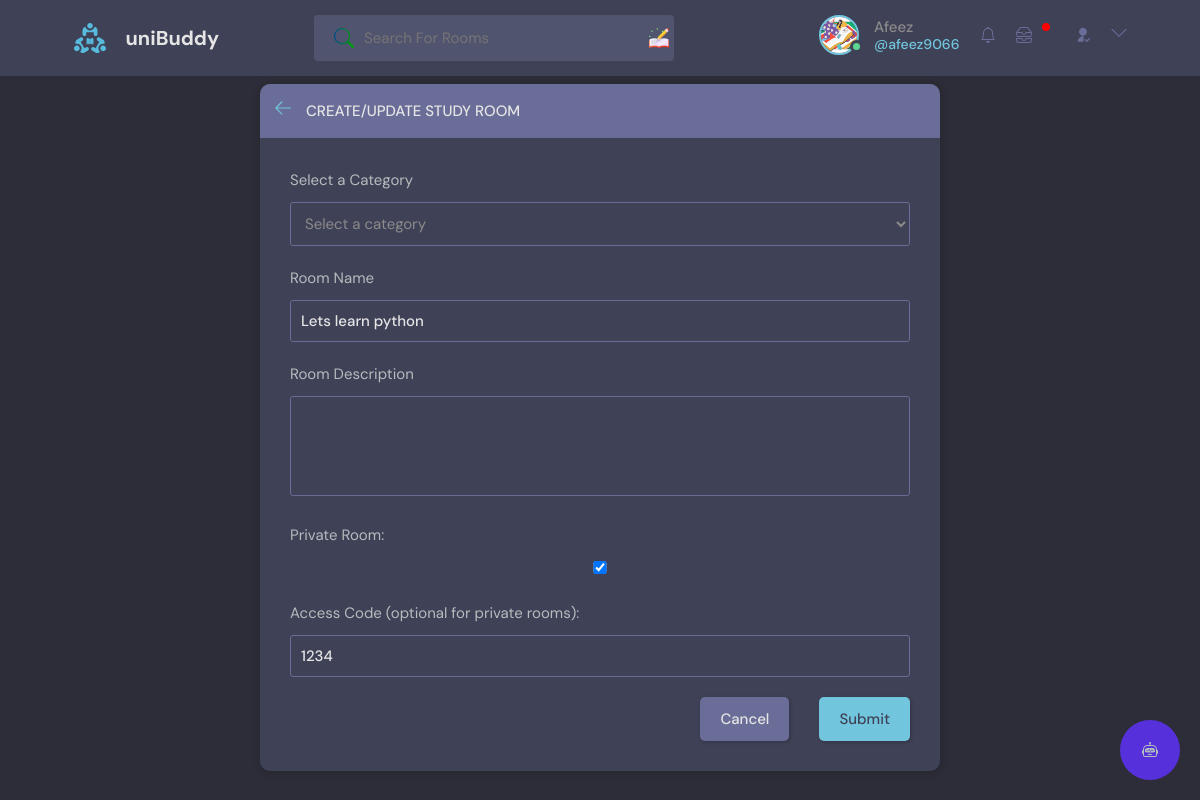
The app's page /update-room/1/ (signed in) with its own data.
### base/models.py (models this page shows, shortened)
class User(AbstractUser):
    name = models.CharField(max_length=200, null=True)
    email = models.EmailField(unique=True, null=True)
    bio = models.TextField(null=True)
    avatar = models.ImageField(null=True, default="avatar.svg")
    followers = models.ManyToManyField('self', related_name='following', blank=True, symmetrical=False)
    follower_count = models.IntegerField(default=0)
    last_checked = models.DateTimeField(auto_now_add=True)
    USERNAME_FIELD = 'email'
    REQUIRED_FIELDS = []

class Room(models.Model):
    host = models.ForeignKey(User, on_delete=models.SET_NULL, null=True)
    topic = models.ForeignKey(Topic, on_delete=models.SET_NULL, null=True)
    name = models.CharField(max_length=200)
    description = models.TextField(null=True, blank=True)
    participants = models.ManyToManyField(
        User, related_name='participants', blank=True)
    updated = models.DateTimeField(auto_now=True)
    created = models.DateTimeField(auto_now_add=True)
    upvotes = models.IntegerField(default=0)
    upvoted_by = models.ManyToManyField(User, related_name='upvoted_rooms')
    is_private = models.BooleanField(default=False)
    access_code = models.CharField(max_length=10, blank=True, null=True)
    admins = models.ManyToManyField(User, related_name="admin_rooms", blank=True)
    class Meta:
        ordering = ['-updated', '-created']

### base/views.py (the view, shortened to what this page needs)
# urls.py: path('update-room/<str:pk>/', views.updateRoom, name="update-room"),
@login_required(login_url='login')
def updateRoom(request, pk):
    room = Room.objects.get(id=pk)
    form = RoomForm(instance=room)
    topics = Topic.objects.all()
    if request.user != room.host:
        return HttpResponse('Your are not allowed here!!')
    context = {'form': form, 'topics': topics, 'room': room}
    return render(request, 'base/room_form.html', context)

### base/forms.py
class RoomForm(ModelForm):
    class Meta:
        model = Room
        fields = '__all__'
        exclude = ['host', 'participants']
    def __init__(self, *args, **kwargs):
        super().__init__(*args, **kwargs)
        self.fields['access_code'].required = False

### base/templatetags/custom_tags.py (called while the page is built)
@register.simple_tag
def unread_messages_count(user):
    return user.messages.filter(is_read=False).count()

### base/templatetags/notification_tags.py (called while the page is built)
@register.simple_tag
def unread_notifications_count(user):
    last_checked = user.last_checked
    return Notification.objects.filter(receiver=user, created_at__gt=last_checked).count()

### base/templates/base/room_form.html (shortened to what this page needs)
{% extends 'main.html' %}
{% block content %}
<main class="create-room layout">
  <div class="container">
    <div class="layout__box">
      <div class="layout__boxHeader">
        <div class="layout__boxTitle">
          <a href="{{request.META.HTTP_REFERER}}">
            <svg version="1.1" xmlns="http://www.w3.org/2000/svg" width="32" height="32" viewBox="0 0 32 32">
              <title>arrow-left</title>
              <path
                d="M13.723 2.286l-13.723 13.714 13.719 13.714 1.616-1.611-10.96-10.96h27.625v-2.286h-27.625l10.965-10.965-1.616-1.607z">
              </path>
            </svg>
          </a>
          <h3>Create/Update Study Room</h3>
        </div>
      </div>
      <div class="layout__body">
        <form class="form" action="" method="POST">
          <div class="form__group">
            <label for="room_topic">Select a Category</label>
            <select required name="topic" id="room_topic">
              <option value="">Select a category</option>
            </select>
          </div>
          <div class="form__group">
            <label for="room_name">Room Name</label>
            {{form.name}}
          </div>
          <div class="form__group">
            <label for="room_description">Room Description</label>
            {{form.description}}
          </div>
          <div class="form__group">
            <label for="{{ form.is_private.id_for_label }}">Private Room:</label>
            {{ form.is_private }}
        </div>
        <div class="form__group">
            <label for="{{ form.access_code.id_for_label }}">Access Code (optional for private rooms):</label>
            {{ form.access_code }}
        </div>
          <div class="form__action">
            <a class="btn btn--dark" href="{{request.META.HTTP_REFERER}}">Cancel</a>
            <button class="btn btn--main" type="submit">Submit</button>
          </div>
        </form>
      </div>
    </div>
  </div>
</main>
{% endblock content %}

### templates/navbar.html (shortened to what this page needs)
{% load static %}
{% load static custom_tags %}
{% load static notification_tags %}
<header class="header header--loggedIn">
    <div class="container">
        <a href="{% url 'home' %}" class="header__logo">
            <img src="{% static 'images/logo.svg' %}" />
            <h1>uniBuddy</h1>
        </a>
        <form class="header__search" method="GET" action="{% url 'home' %}">
            <label>
                <input name="q" placeholder="Search For Rooms" />
                <div class="search-addon"></div>
            </label>
        </form>
        <nav class="header__menu">
            {% if request.user.is_authenticated %}
            <div class="header__user">
                <a href="{% url 'user-profile' request.user.id %}">
                    <div class="avatar avatar--medium active">
                        <img src="{{request.user.avatar.url}}" />
                    </div>
                    <p>{{request.user.name}} <span>@{{request.user.username}}</span></p>
                    <a href="{% url 'get_notifications' %}">
                    </a>
                    {% unread_messages_count request.user as unreadCount %}
                    <a href="{% url 'inbox' %}">
                        {% if unreadCount > 0 %}
                            <span class="notification-dot"></span>
                        {% endif %}
                    </a>
                </a>
                <a href="{% url 'follower_list' request.user.id %}">
                    <svg xmlns="http://www.w3.org/2000/svg" viewBox="0 0 24 24"> <g> <path fill="none" d="M0 0h24v24H0z"/>
                        <path d="M13 14.062V22H4a8 8 0 0 1 9-7.938zM12 13c-3.315 0-6-2.685-6-6s2.685-6 6-6 6 2.685 6 6-2.685 6-6 6zm5.793 6.914l3.535-3.535 1.415 1.414-4.95 4.95-3.536-3.536 1.415-1.414 2.12 2.121z"/> </g>
                    </svg>
                </a>
                <button class="dropdown-button">
                    <svg version="1.1" xmlns="http://www.w3.org/2000/svg" width="32" height="32" viewBox="0 0 32 32">
                        <title>chevron-down</title>
                        <path d="M16 21l-13-13h-3l16 16 16-16h-3l-13 13z"></path>
                    </svg>
                </button>
            </div>
            {% else %}
            <a href="{% url 'login' %}">
                <img src="{% static 'images/avatar.svg' %}" />
                <p>Login</p>
            </a>
            {% endif %}
        </nav>
    </div>
</header>

### records on screen
User: user.avatar (picture), user.name "Afeez", user.username "afeez9066"
Room: name "Lets learn python", is_private "☑", access_code "1234"
